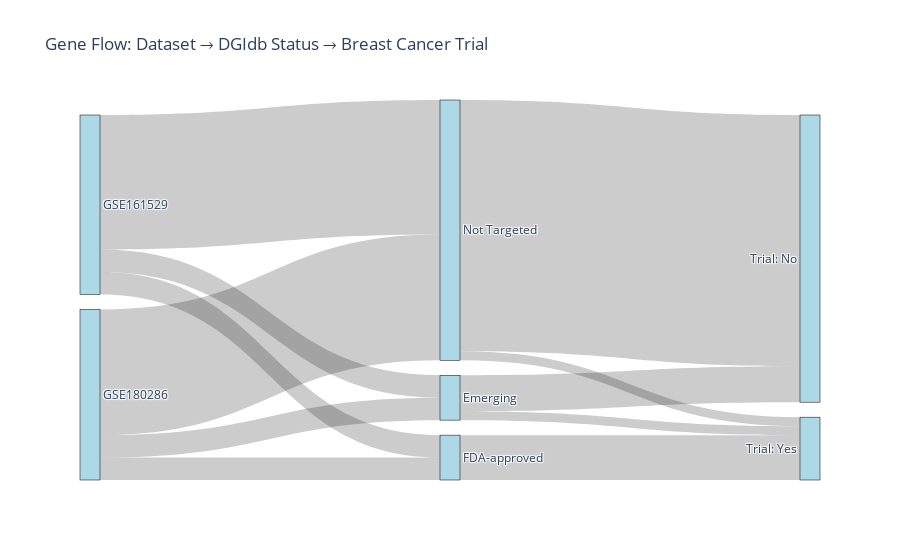

Notebook code for this chart:
### Code cell
import pandas as pd
import plotly.graph_objects as go

# Load your data
#df = pd.read_csv("final_master_gene_table_24July.csv")

# Drop missing or ambiguous entries
df = df.dropna(subset=["Gene", "Dataset", "DGIdb Status", "Has Breast Cancer Trial"])

# Convert boolean to string for Sankey compatibility
df["Has Breast Cancer Trial"] = df["Has Breast Cancer Trial"].map({True: "Trial: Yes", False: "Trial: No"})

# Define all node categories in order
all_nodes = (
    list(df["Dataset"].unique()) +
    list(df["DGIdb Status"].unique()) +
    list(df["Has Breast Cancer Trial"].unique())
)

# Create node index map
node_map = {name: i for i, name in enumerate(all_nodes)}

# First level: Dataset → DGIdb Status
df["src1"] = df["Dataset"].map(node_map)
df["tgt1"] = df["DGIdb Status"].map(node_map)

# Second level: DGIdb Status → Trial Status
df["src2"] = df["DGIdb Status"].map(node_map)
df["tgt2"] = df["Has Breast Cancer Trial"].map(node_map)

# Count gene flows
links1 = df.groupby(["src1", "tgt1"]).size().reset_index(name="count")
links2 = df.groupby(["src2", "tgt2"]).size().reset_index(name="count")

# Combine all links
sources = pd.concat([links1["src1"], links2["src2"]])
targets = pd.concat([links1["tgt1"], links2["tgt2"]])
values = pd.concat([links1["count"], links2["count"]])

# Build Sankey diagram
fig = go.Figure(data=[go.Sankey(
    node=dict(
        pad=15,
        thickness=20,
        line=dict(color="black", width=0.5),
        label=all_nodes,
        color="lightblue"
    ),
    link=dict(
        source=sources,
        target=targets,
        value=values
    )
)])

fig.update_layout(title_text="Gene Flow: Dataset → DGIdb Status → Breast Cancer Trial", font_size=12)
fig.show()

### Figure 1 — Plotly figure (JSON) as saved in the notebook; plotly's stock layout.template omitted (floating-point values rounded to 4 significant figures)
{"data": [{"link": {"source": [0, 0, 0, 1, 1, 1, 2, 2, 3, 4, 4], "target": [2, 3, 4, 2, 3, 4, 5, 6, 6, 5, 6], "value": [30, 5, 5, 28, 5, 5, 56, 2, 10, 8, 2]}, "node": {"color": "lightblue", "label": ["GSE161529", "GSE180286", "Not Targeted", "FDA-approved", "Emerging", "Trial: No", "Trial: Yes"], "line": {"color": "black", "width": 0.5}, "pad": 15, "thickness": 20}, "type": "sankey"}], "layout": {"font": {"size": 12}, "title": {"text": "Gene Flow: Dataset → DGIdb Status → Breast Cancer Trial"}}}
